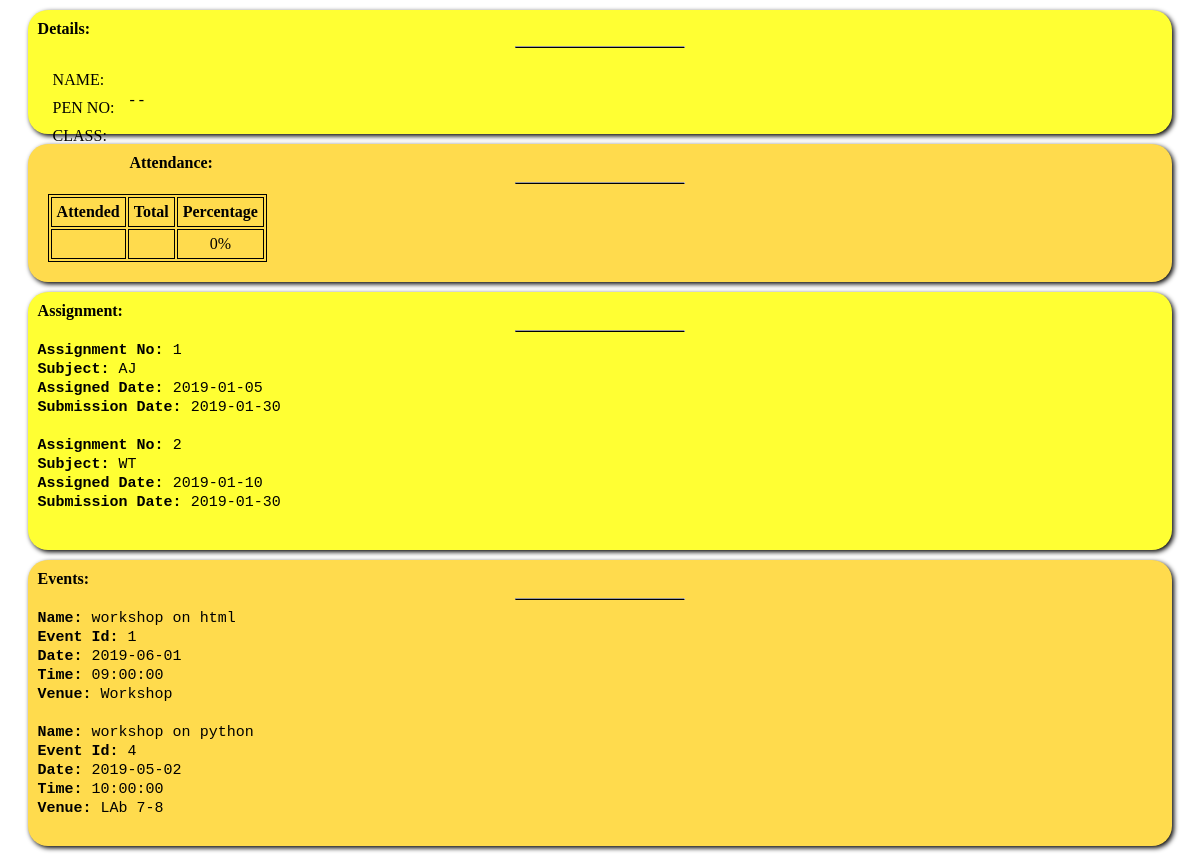
Page /dashboard.php on the committed database.
### tables this page shows
CREATE TABLE `assign` (
  `assigned` date NOT NULL,
  `submission` date NOT NULL,
  `subject` varchar(10) NOT NULL,
  `no.` int(10) NOT NULL
);

CREATE TABLE `events` (
  `id` int(5) NOT NULL,
  `date` date NOT NULL,
  `time` time NOT NULL,
  `venue` varchar(25) NOT NULL,
  `event_name` varchar(50) NOT NULL
);

### dashboard.php (the view, shortened to what this page needs)
<!DOCTYPE html>
<html lang="en">
<head>
	<link rel="stylesheet" href="Addons/dashboard.css">
	<link rel="stylesheet" href="">
</head>
<body>
	<?php
		$user = 'root';
		$pass = '';
		$db = 'students';
		$conn = new mysqli('localhost', $user, $pass, $db) or die("Unable to connect to server".$db);
		$get_all = "select * from profile where UserId=\"".$_SESSION['name']."\"";
		$data = mysqli_query($conn, $get_all) or die("No records found.");
		$row = mysqli_fetch_assoc($data);
		echo'<div class="container">';
                echo'<div class="details">
                    <p>Details:<p>
                    <hr>
                    <ul class="left">
                    <li>Name: </li>
                    <li>Pen no:</li>
                    <li>class:</li>
                    </ul>
				    <ul class="right">
				    <li>'.$row["Fname"].' '.$row["Lname"].'</li>
				    <li>'.$row["UserId"].'</li>
				    <li>'.$row["Class"].' - '.$row["Division"].' - '.$row["RollNo"].'</li>
                    </ul>
                </div>';
        if ($_SESSION['type']!='admin') {
                echo'<div class="attendance">
                    <p>Attendance:</p>
                    <hr>
                    <table class="tattendance">
                    <tr>
                    <th>Attended</th>
                    <th>Total</th>
                    <th>Percentage</th>
                    </tr>
                    <tr>
                    <td>'.$row["Attended"].'</td>
                    <td>'.$row["Total"].'</td>';
                    if ($row["Total"]!=0) {
                        echo '<td>'.$row["Percent"].'%</td>
                    ';
                    }
                    else {
                        echo '<td>0%</td>';
                    }
                    echo '
                    </tr>
                    </table>
                </div>';
            }
                echo '<div class="notification">
                    <p>Assignment:</p>
                    <hr>';
            $user = 'root';
            $pass = '';
            $db = 'students';
            $i = 0;
            $conn = new mysqli('localhost', $user, $pass, $db) or die("Unable to connect to server".$db);
            $fetch = "select * from assign";
            $temp = mysqli_query($conn, $fetch) or die("Record not found.");
            while($row = mysqli_fetch_assoc($temp)) {
                if($i<2){
                echo "<span><b>Assignment No: </b>"   .$row["no."]."<br><b>Subject: </b>".$row["subject"]."<br><b>Assigned Date: </b> ".$row["assigned"]." <br><b>Submission Date: </b>".$row["submission"]."<br><br></span>";
                $i++;
                }
                else {
                    break;
                }
            }
                    echo '<p></p>
                </div>
                <div class="event">
                    <p>Events:</p>
                    <hr>';
            $user = 'root';
            $pass = '';
            $db = 'students';
            $i = 0;
            $conn = new mysqli('localhost', $user, $pass, $db) or die("Unable to connect to server".$db);
            $fetch = "select * from events";
            $temp = mysqli_query($conn, $fetch) or die("Record not found.");
            while($row = mysqli_fetch_assoc($temp)) {
                if($i<2){
                echo "<span><b>Name: </b>"   .$row["event_name"]."<br><b>Event Id: </b>".$row["id"]."<br><b>Date: </b> ".$row["date"]." <br><b>Time: </b>".$row["time"]."<br><b>Venue: </b>".$row["venue"]."<br><br></span>";
                $i++;
                }
                else {
                    break;
                }
            }
            echo "</table></div>";
            echo '</p></div>';
	?>
</body>
</html>

### Addons/dashboard.css (style rules this page uses)
.details,.notification { margin:auto; margin-top: 10px; margin-bottom: 10px; background-color: #ffff33; color:black; text-align:left; width:95%; border-radius:20px; padding:10px; box-shadow:2px 2px 5px black; }
.details ul { padding:10px; list-style-type: none; margin-top: 0px; margin-bottom: 0px; }
.details ul li { font-family:"Times new roman",serif; padding:5px; text-transform: uppercase; font-weight: 500; }
.details p,.attendance p,.notification p,.event p { margin-top:0; margin-bottom:0px; padding:10 0 0 10; font-family:cursive; font-weight:900; }
.attendance p,.notification p,.event p { margin-top:0; margin-bottom:10px; padding:10 0 0 10; font-family:cursive; font-weight:900; }
hr { border-bottom: 1px solid black; width:15%; }
.left { float:left; }
.attendance,.event { margin:auto; margin-top: 10px; margin-bottom: 10px; padding:0 0 10 0; background-color: #ffdb4d; color:black; text-align:left; width:95%; border-radius:20px; padding:10px; box-shadow:2px 2px 5px black; }
.tattendance { border: 1px solid black; margin:10px; text-align: center; }
.tattendance tr th, .tattendance tr td { border: 1px solid black; font-family:serif; font-style:"Times new roman"; padding:5px; }
span { font-family: monospace; font-size: 15px; }

### rows in the picture
assign: value "1", subject "AJ", assigned "2019-01-05", submission "2019-01-30"
assign: value "2", subject "WT", assigned "2019-01-10", submission "2019-01-30"
events: event_name "workshop on html", id "1", date "2019-06-01", time "09:00:00", venue "Workshop"
events: event_name "workshop on python", id "4", date "2019-05-02", time "10:00:00", venue "LAb 7-8"
